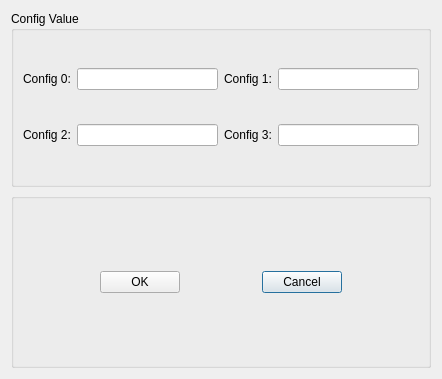
<?xml version="1.0" encoding="UTF-8"?>
<ui version="4.0">
 <class>Dialog</class>
 <widget class="QDialog" name="Dialog">
  <property name="geometry">
   <rect>
    <x>0</x>
    <y>0</y>
    <width>442</width>
    <height>379</height>
   </rect>
  </property>
  <property name="windowTitle">
   <string>Dialog</string>
  </property>
  <layout class="QGridLayout" name="gridLayout_8">
   <item row="0" column="0">
    <layout class="QVBoxLayout" name="verticalLayout" stretch="1,1">
     <item>
      <widget class="QGroupBox" name="gridGroupBox_config">
       <property name="title">
        <string>Config Value</string>
       </property>
       <layout class="QGridLayout" name="gridLayout">
        <item row="0" column="3">
         <widget class="QLineEdit" name="lineEdit_config1"/>
        </item>
        <item row="0" column="1">
         <widget class="QLineEdit" name="lineEdit_config0"/>
        </item>
        <item row="0" column="0">
         <widget class="QLabel" name="label_config0">
          <property name="text">
           <string>Config 0:</string>
          </property>
         </widget>
        </item>
        <item row="0" column="2">
         <widget class="QLabel" name="label_config1">
          <property name="text">
           <string>Config 1:</string>
          </property>
         </widget>
        </item>
        <item row="1" column="0">
         <widget class="QLabel" name="label_config2">
          <property name="text">
           <string>Config 2:</string>
          </property>
         </widget>
        </item>
        <item row="1" column="2">
         <widget class="QLabel" name="label_config3">
          <property name="text">
           <string>Config 3:</string>
          </property>
         </widget>
        </item>
        <item row="1" column="1">
         <widget class="QLineEdit" name="lineEdit_config2"/>
        </item>
        <item row="1" column="3">
         <widget class="QLineEdit" name="lineEdit_config3"/>
        </item>
       </layout>
      </widget>
     </item>
     <item>
      <widget class="QGroupBox" name="gridGroupBox_OK">
       <layout class="QGridLayout" name="gridLayout_2">
        <item row="0" column="2">
         <spacer name="horizontalSpacer">
          <property name="orientation">
           <enum>Qt::Horizontal</enum>
          </property>
          <property name="sizeHint" stdset="0">
           <size>
            <width>40</width>
            <height>20</height>
           </size>
          </property>
         </spacer>
        </item>
        <item row="0" column="3">
         <widget class="QPushButton" name="pushButton_Cancel">
          <property name="text">
           <string>Cancel</string>
          </property>
         </widget>
        </item>
        <item row="0" column="1">
         <widget class="QPushButton" name="pushButton_OK">
          <property name="text">
           <string>OK</string>
          </property>
         </widget>
        </item>
        <item row="0" column="0">
         <spacer name="horizontalSpacer_2">
          <property name="orientation">
           <enum>Qt::Horizontal</enum>
          </property>
          <property name="sizeHint" stdset="0">
           <size>
            <width>40</width>
            <height>20</height>
           </size>
          </property>
         </spacer>
        </item>
        <item row="0" column="4">
         <spacer name="horizontalSpacer_3">
          <property name="orientation">
           <enum>Qt::Horizontal</enum>
          </property>
          <property name="sizeHint" stdset="0">
           <size>
            <width>40</width>
            <height>20</height>
           </size>
          </property>
         </spacer>
        </item>
       </layout>
      </widget>
     </item>
    </layout>
   </item>
  </layout>
 </widget>
 <resources/>
 <connections/>
</ui>
